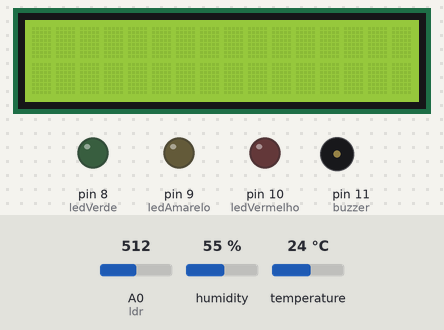
A sketch run on a simulated Arduino Uno, built with avr-gcc and run on an emulated ATmega328P. On the bench: 16×2 character LCD, output pins drawn as LEDs (lit = HIGH), buzzer (waves = sounding, pin HIGH). The test bench sets the inputs (shaded band); at power-on: temperature 24 °C, A0 (ldr) = 512, humidity 55 %. What the sketch prints to the serial monitor is not drawn.

Above: at 1.2 s.
1.3 s: temperature set to 11 °C
At 6.1 s:
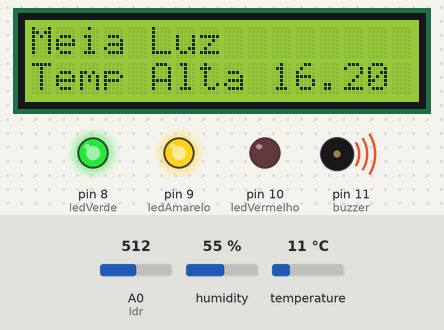
6.6 s: temperature set to 8 °C
At 9.1 s:
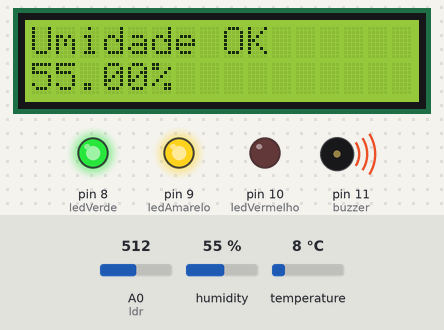
At 18.5 s:
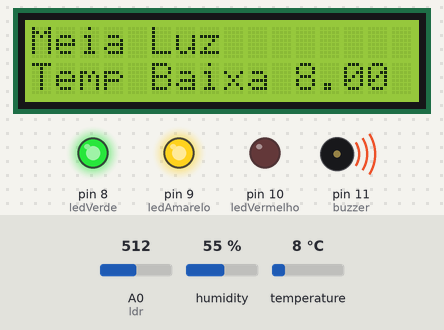
Timing chart, 0 to 32.7 s (numbered marks = the images above; inputs shaded):
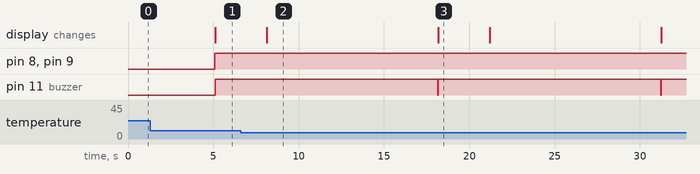

Measured:
- the behaviour switches between 10 and 9 °C on temperature (found by bisection; images 1 and 2)
- after the input at 1.3 s, the display: changes after 3.8 s (image 1)
- after the input at 6.6 s, the display: first differs from a run without the input after 11.6 s (image 3)
- by itself, pin 11 (buzzer): alternates HIGH for 13.1 s and LOW for 0.01 s
- what the display in image 2 shows lasts 10.1 s, from 8.1 s to 18.2 s

The sketch:

LCD_vinheira.ino
```cpp
#include <Wire.h>

#include <LiquidCrystal_I2C.h>

#include <Adafruit_Sensor.h>

#include <DHT.h>

#include <DHT_U.h>

// ================= SENSOR DHT =================

#define DHTTYPE DHT11

#define DHTPIN 3

DHT_Unified dht(DHTPIN, DHTTYPE);

uint32_t delayMS;

// ================= DISPLAY =================

#define col 16

#define lin 2

#define ende 0x27

LiquidCrystal_I2C lcd(ende, col, lin);

// ================= PINOS =================

int ldr = A0;

int ledVerde = 8;

int ledAmarelo = 9;

int ledVermelho = 10;

int buzzer = 11;

// ================= SETUP =================

void setup()

{

  Serial.begin(9600);

  dht.begin();

  sensor_t sensor;

  dht.temperature().getSensor(&sensor);

  dht.humidity().getSensor(&sensor);

  delayMS = sensor.min_delay / 1000;

  lcd.init();

  lcd.backlight();

  lcd.clear();

  pinMode(ledVerde, OUTPUT);

  pinMode(ledAmarelo, OUTPUT);

  pinMode(ledVermelho, OUTPUT);

  pinMode(buzzer, OUTPUT);

}

// ================= LOOP =================

void loop()

{

  float somaTemp = 0;

  float somaUmidade = 0;

  int somaLdr = 0;

  // ===== MEDIA DE 5 LEITURAS =====

  for(int i = 0; i < 5; i++)

  {

    sensors_event_t event;

    dht.temperature().getEvent(&event);

    somaTemp += event.temperature;

    dht.humidity().getEvent(&event);

    somaUmidade += event.relative_humidity;

    somaLdr += analogRead(ldr);

    delay(1000);

  }

  float temperatura = somaTemp / 5;

  float umidade = somaUmidade / 5;

  int valorLdr = somaLdr / 5;

  // ===== LIMPA DISPLAY =====

  lcd.clear();

  // ===== DESLIGA TUDO =====

  digitalWrite(ledVerde, LOW);

  digitalWrite(ledAmarelo, LOW);

  digitalWrite(ledVermelho, LOW);

  digitalWrite(buzzer, LOW);

  // =====================================================

  // CONTROLE DE LUMINOSIDADE

  // =====================================================

  // Ambiente escuro

  if(valorLdr < 500 )

  {

    digitalWrite(ledVerde, HIGH);

    lcd.setCursor(0,0);

    lcd.print("Ambiente Esc");
    Serial.print(valorLdr);

  }

  // Ambiente meia luz

  else if(valorLdr > 500)

  {

    digitalWrite(ledAmarelo, HIGH);
    digitalWrite(ledVerde, HIGH);

    lcd.setCursor(0,0);

    lcd.print("Meia Luz");
    Serial.print(valorLdr);

  }

  // Ambiente muito claro

  else

  {

    digitalWrite(ledVermelho, HIGH);
    digitalWrite(ledVerde, HIGH);

    digitalWrite(buzzer, HIGH);

    lcd.setCursor(0,0);

    lcd.print("Muito Claro");
    Serial.print(valorLdr);

  }

  // =====================================================

  // TEMPERATURA

  // =====================================================

  lcd.setCursor(0,1);

  // Temperatura ideal

  if(temperatura >= 10 && temperatura <= 15)

  {

    lcd.print("Temp OK ");

    lcd.print(temperatura);

    lcd.print("C");

  }

  // Temperatura baixa

  else if(temperatura < 10)

  {

    digitalWrite(ledAmarelo, HIGH);

    digitalWrite(buzzer, HIGH);

    lcd.print("Temp Baixa ");

    lcd.print(temperatura);

  }

  // Temperatura alta

  else

  {

    digitalWrite(ledAmarelo, HIGH);

    digitalWrite(buzzer, HIGH);

    lcd.print("Temp Alta ");

    lcd.print(temperatura);

  }

  delay(3000);

  // =====================================================

  // UMIDADE

  // =====================================================

  lcd.clear();

  lcd.setCursor(0,0);

  // Umidade ideal

  if(umidade >= 50 && umidade <= 70)

  {

    lcd.print("Umidade OK");

    lcd.setCursor(0,1);

    lcd.print(umidade);

    lcd.print("%");

  }

  // Umidade baixa

  else if(umidade < 50)

  {

    digitalWrite(ledVermelho, HIGH);

    digitalWrite(buzzer, HIGH);

    lcd.print("Umid Baixa");

    lcd.setCursor(0,1);

    lcd.print(umidade);

    lcd.print("%");

  }

  // Umidade alta

  else

  {

    digitalWrite(ledVermelho, HIGH);

    digitalWrite(buzzer, HIGH);

    lcd.print("Umid Alta");

    lcd.setCursor(0,1);

    lcd.print(umidade);

    lcd.print("%");

  }

  // ===== Atualiza a cada 5 segundos =====

  delay(5000);

}
```
